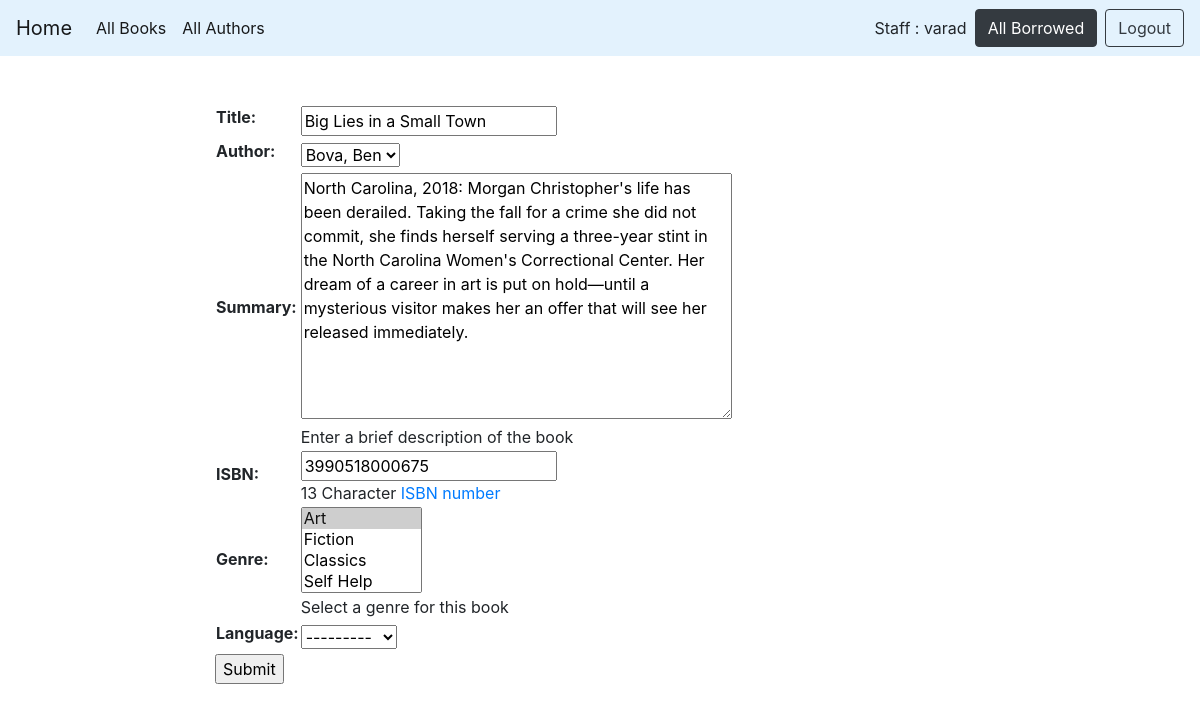
Screenshot of /catalog/book/1/update/ (signed in) with the database file from the repository.
### catalog/models.py (models this page shows, shortened)
class Book(models.Model):
    title = models.CharField(max_length=200)
    author = models.ForeignKey('Author', on_delete=models.SET_NULL, null=True)
    summary = models.TextField(max_length=1000, help_text="Enter a brief description of the book")
    isbn = models.CharField('ISBN', max_length=13,
                            help_text='13 Character <a href="https://www.isbn-international.org/content/what-isbn'
                                      '">ISBN number</a>')
    genre = models.ManyToManyField(Genre, help_text="Select a genre for this book")
    language = models.ForeignKey('Language', on_delete=models.SET_NULL, null=True)
    def display_genre(self):
        """Creates a string for the Genre. This is required to display genre in Admin."""
        return ', '.join([genre.name for genre in self.genre.all()[:3]])
    display_genre.short_description = 'Genre'

### catalog/views.py (the view)
# urls.py: path('book/<int:pk>/update/', views.BookUpdate.as_view(), name='book_update'),
class BookUpdate(PermissionRequiredMixin, UpdateView):
    model = Book
    fields = '__all__'
    permission_required = 'catalog.can_mark_returned'

### catalog/models.py (called while the page is built)
    def __str__(self):
        return self.name

    def __str__(self):
        return self.name

    def __str__(self):
        return '{0}, {1}'.format(self.last_name, self.first_name)

### catalog/templates/catalog/book_form.html (shortened to what this page needs)
{% extends "base.html" %}
{% block content %}
<form action="" method="post">
    <table>
    {{ form.as_table }}
    </table>
    <input type="submit" value="Submit" />
</form>
{% endblock %}

### catalog/templates/base.html (shortened to what this page needs)
<!DOCTYPE html>
<html lang="en">
<head>
  <link rel="stylesheet" href="https://stackpath.bootstrapcdn.com/bootstrap/4.1.3/css/bootstrap.min.css">
  {% load static %}
  <link rel="stylesheet" href="{% static 'css/styles.css' %}">
</head>
<body>
<nav class="navbar navbar-expand-lg navbar-light" style="background-color: #e3f2fd;">
  <a class="navbar-brand" href="{% url 'index' %}">Home</a>
  <div class="collapse navbar-collapse" id="navbarSupportedContent">
    <ul class="navbar-nav mr-auto">
      <li class="nav-item active">
        <a class="nav-link" href="{% url 'books' %}">All Books <span class="sr-only">(current)</span></a>
      </li>
      <li class="nav-item active">
        <a class="nav-link" href="{% url 'authors' %}">All Authors <span class="sr-only">(current)</span></a>
      </li>
    </ul>
    {% if user.is_authenticated and not user.is_staff %}
      <div class="mr-sm-2"> User: {{ user.get_username }} </div>
      <a class="btn btn btn-dark mr-sm-2" href="{% url 'my-borrowed' %}" role="button">My Borrowed</a>
      <a class="btn btn-outline-dark my-2 my-sm-0" href="{% url 'logout'%}?next={{request.path}}" role="button">Logout</a>
    {% elif user.is_staff and user.is_authenticated %}
    <div class="mr-sm-2"> Staff : {{ user.get_username }} </div>
      {% if perms.catalog.can_mark_returned %}
      <a class="btn btn btn-dark mr-sm-2" href="{% url 'all-borrowed' %}" role="button">All Borrowed</a>
      {% endif %}
    <a class="btn btn-outline-dark my-2 my-sm-0" href="{% url 'logout'%}?next={{request.path}}" role="button">Logout</a>
    {% else %}
      <a class="btn btn-outline-dark" href="{% url 'login' %}?next={{request.path}}" role="button">Login</a>
    {% endif %}
  </div>
</nav>
<div class="container-fluid">
<div class="row">
  <div class="col-sm-2"></div>
  <div class="col-sm-10 ">
      <br>
      <br>
  {% block content %}{% endblock %}
  </div>
</div>
</div>
</body>
</html>

### rows the page displays
Book: title "Big Lies in a Small Town", author "Bova, Ben", summary "North Carolina, 2018: Morgan Christopher's life has been derailed. Taking the fall for a crime she did not commit, she finds herself serving a three-year stint in the North Carolina Women's Correctional Center. Her dream of a career in art is put on hold—until a mysterious visitor makes her an offer that will see her released immediately.", isbn "3990518000675", language "---------"

### other values shown
{{ user.get_username }} "varad"
